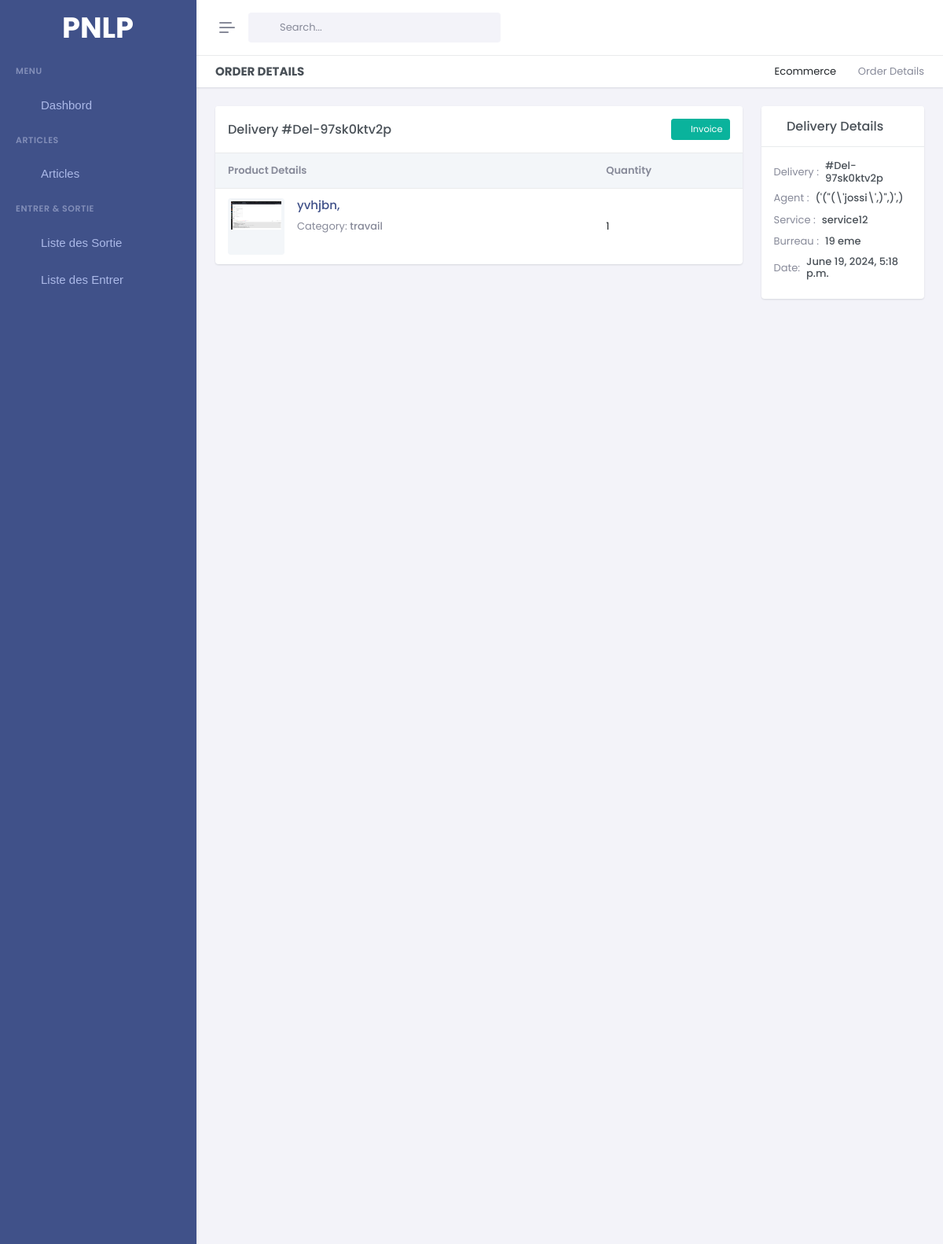
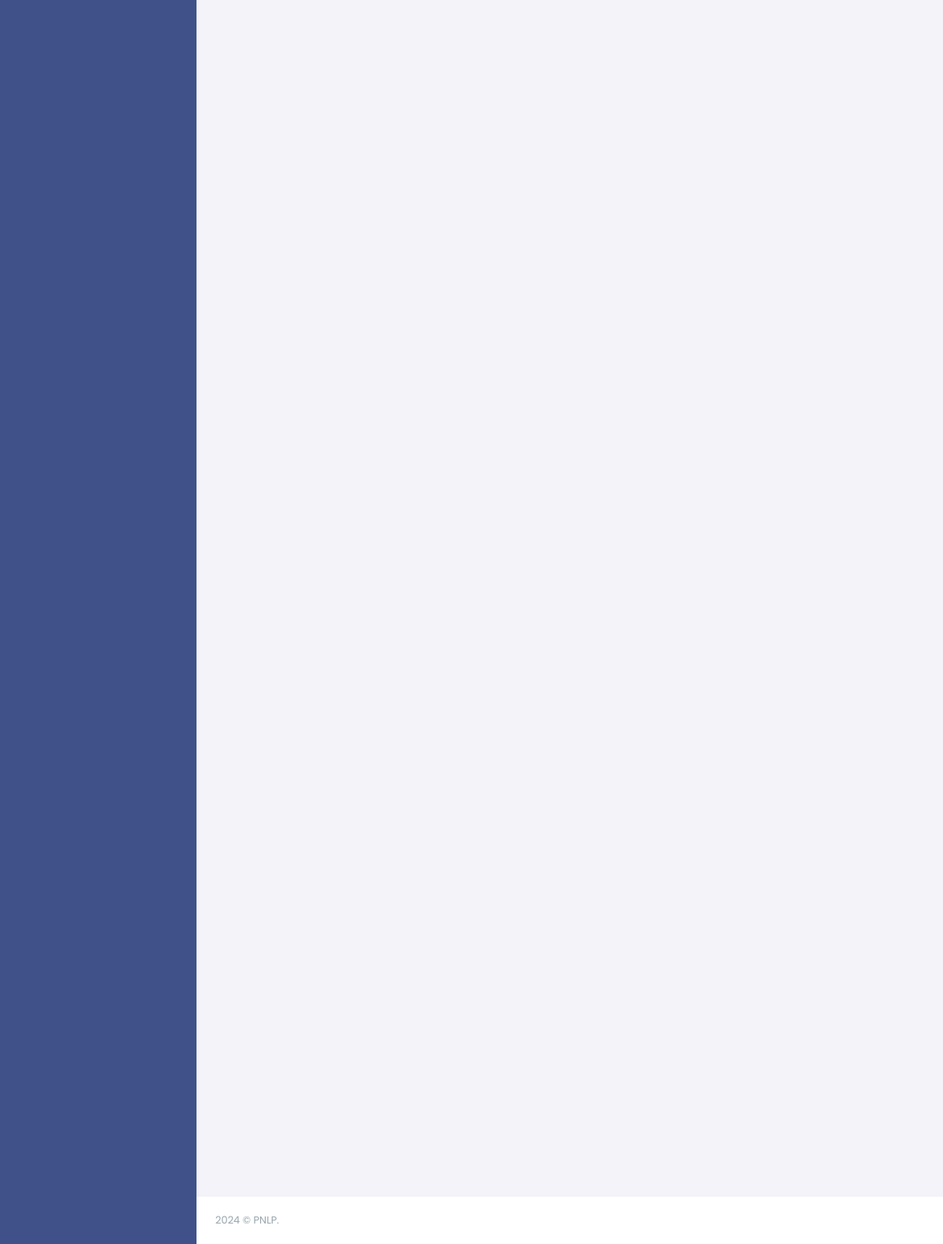
The app's page /delivery-detail/Del-97sk0ktv2p with its own data (2 pictures, top to bottom).
### gestion/models.py (models this page shows, shortened)
class Delivery(models.Model):
    did = ShortUUIDField(unique=True, length=10, max_length= 20 , alphabet='abcdefghijklmnopqrstuvwxyz1234567890' , editable=False,  prefix='Del-')
    user = models.ForeignKey(User, on_delete=models.SET_NULL , null=True , blank=True)
    post = models.CharField(max_length=200)
    service = models.CharField(max_length=200, blank=True, null=True)
    date = models.DateTimeField(auto_now_add=True)

class DeliveryProduct(models.Model):
    delivery = models.ForeignKey(Delivery,on_delete=models.SET_NULL , null=True)
    product = models.ForeignKey(Product,on_delete=models.CASCADE)
    quantity = models.PositiveIntegerField()

class Product(models.Model):
    pid = ShortUUIDField(unique=True, length=10, max_length= 20 , alphabet='abcdefghijklmnopqrstuvwxyz1234567890' , editable=False,  prefix='Prod-')
    title = models.CharField(max_length=100, default='untitle product')
    category = models.ForeignKey(Category,on_delete=models.SET_NULL , null=True , related_name='category')
    quantity = models.PositiveIntegerField()
    description = models.TextField()
    image = models.ImageField(default='product_image/new-document.png',null = False, upload_to='product_image' )
    created_at = models.DateTimeField(auto_now_add=True)
    updated_at = models.DateTimeField(auto_now=True)

class Category(models.Model):
    cid = ShortUUIDField(unique=True, length=10, max_length= 20 , alphabet='abcdefghijklmnopqrstuvwxyz1234567890' , editable=False,  prefix='Cat-')
    title = models.CharField(max_length=100, default='untitle category')
    created_at = models.DateTimeField(auto_now_add=True)
    updated_at = models.DateTimeField(auto_now=True)
    def __str__(self):
        return self.title

### userauth/models.py (models this page shows)
class User(AbstractUser):
    id= ShortUUIDField(unique=True, length=4, max_length= 20 ,prefix='', alphabet='1234567890',primary_key=True)
    email = models.EmailField(unique=True)
    username = models.CharField(max_length=60, unique=True)
    image= models.ImageField(default="./default_Profile.png")
    phone = models.CharField(max_length=200, blank=True, null=True)
    def __str__(self):
        return self.username

### gestion/views.py (the view)
# urls.py: path('delivery-detail/<did>' ,DeliveryDetail, name='delivery'),
def DeliveryDetail(request, did) :
    delivery = Delivery.objects.get(did=did)
    products = DeliveryProduct.objects.filter(delivery=delivery.id)
    context = {
        'delivery':delivery,
        'products':products,
    }
    return render(request, 'pages/deliveries/delivery-detail.html', context)

### gestion/context_processor.py (called while the page is built)
def is_admin(user):
    try:
        admin_profile = AdminProfile.objects.get(user=user)
        return True
    except AdminProfile.DoesNotExist:
        return False

### templates/pages/deliveries/delivery-detail.html (shortened to what this page needs)
{% extends 'base/base.html' %}
{% load static %}
{% block 'content' %}
<div class="main-content">
    <div class="page-content">
        <div class="container-fluid">
            <div class="row">
                <div class="col-12">
                    <div class="page-title-box d-sm-flex align-items-center justify-content-between bg-galaxy-transparent">
                        <h4 class="mb-sm-0">Order Details</h4>
                        <div class="page-title-right">
                            <ol class="breadcrumb m-0">
                                <li class="breadcrumb-item"><a href="javascript: void(0);">Ecommerce</a></li>
                                <li class="breadcrumb-item active">Order Details</li>
                            </ol>
                        </div>
                    </div>
                </div>
            </div>
            <div class="row">
                <div class="col-xl-9">
                    <div class="card">
                        <div class="card-header">
                            <div class="d-flex align-items-center">
                                <h5 class="card-title flex-grow-1 mb-0">Delivery #{{delivery.did}}</h5>
                                <div class="flex-shrink-0">
                                    <a href="apps-invoices-details.html" class="btn btn-success btn-sm"><i class="ri-download-2-fill align-middle me-1"></i> Invoice</a>
                                </div>
                            </div>
                        </div>
                        <div class="card-body">
                            <div class="table-responsive table-card">
                                <table class="table table-nowrap align-middle table-borderless mb-0">
                                    <thead class="table-light text-muted">
                                        <tr>
                                            <th scope="col">Product Details</th>
                                            <th scope="col">Quantity</th>
                                        </tr>
                                    </thead>
                                    <tbody>
                                        {% for product in products %}
                                        <tr>
                                            <td>
                                                <div class="d-flex">
                                                    <div class="flex-shrink-0 avatar-md bg-light rounded p-1">
                                                        <img src="{{product.product.image.url}}" alt="" class="img-fluid d-block">
                                                    </div>
                                                    <div class="flex-grow-1 ms-3">
                                                        <h5 class="fs-15"><a href="apps-ecommerce-product-details.html" class="link-primary">{{product.product.title}}</a></h5>
                                                        <p class="text-muted mb-0">Category: <span class="fw-medium">{{product.product.category}}</span></p>
                                                    </div>
                                                </div>
                                            </td>
                                            <td class="m-auto">{{product.quantity}}</td>
                                        </tr>
                                        {% endfor %}
                                    </tbody>
                                </table>
                            </div>
                        </div>
                    </div>
                </div>
                <div class="col-xl-3">
                    <div class="card">
                        <div class="card-header">
                            <h5 class="card-title mb-0"><i class="ri-secure-payment-line align-bottom me-1 text-muted"></i>Delivery Details</h5>
                        </div>
                        <div class="card-body">
                            <div class="d-flex align-items-center mb-2">
                                <div class="flex-shrink-0">
                                    <p class="text-muted mb-0">Delivery :</p>
                                </div>
                                <div class="flex-grow-1 ms-2">
                                    <h6 class="mb-0">#{{delivery.did}}</h6>
                                </div>
                            </div>
                            <div class="d-flex align-items-center mb-2">
                                <div class="flex-shrink-0">
                                    <p class="text-muted mb-0">Agent :</p>
                                </div>
                                <div class="flex-grow-1 ms-2">
                                    <h6 class="mb-0">{{delivery.user}}</h6>
                                </div>
                            </div>
                            <div class="d-flex align-items-center mb-2">
                                <div class="flex-shrink-0">
                                    <p class="text-muted mb-0">Service :</p>
                                </div>
                                <div class="flex-grow-1 ms-2">
                                    <h6 class="mb-0">{{delivery.service}}</h6>
                                </div>
                            </div>
                            <div class="d-flex align-items-center mb-2">
                                <div class="flex-shrink-0">
                                    <p class="text-muted mb-0">Burreau :</p>
                                </div>
                                <div class="flex-grow-1 ms-2">
                                    <h6 class="mb-0">{{delivery.post}}</h6>
                                </div>
                            </div>
                            <div class="d-flex align-items-center mb-2">
                                <div class="flex-shrink-0">
                                    <p class="text-muted mb-0">Date:</p>
                                </div>
                                <div class="flex-grow-1 ms-2">
                                    <h6 class="mb-0">{{delivery.date}}</h6>
                                </div>
                            </div>
                        </div>
                    </div>
                </div>
            </div>
        </div>
    </div>
    <footer class="footer">
        <div class="container-fluid">
            <div class="row">
                <div class="col-sm-6">
                </div>
                <div class="col-sm-6">
                    <div class="text-sm-end d-none d-sm-block">
                    </div>
                </div>
            </div>
        </div>
    </footer>
</div>
{% endblock %}

### records on screen
Delivery: did "Del-97sk0ktv2p", user "('(\"(\\'jossi\\',)\",)',)", service "service12", post "19 eme", date "June 19, 2024, 5:18 p.m."
DeliveryProduct: product.image (picture), product "yvhjbn,", product.category "travail", quantity "1"
